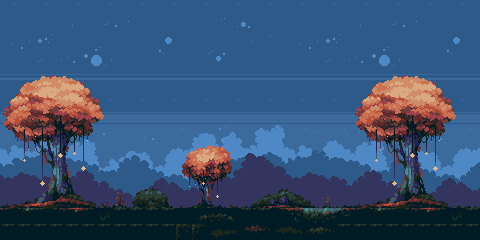

A 2D game scene composited from a Tiled map and its tileset images. What follows is a short description and the map's XML, with each tile layer's data collapsed to a summary:
An orthogonal 30x15 tile map with 16x16 px tiles, 4 tile layers (bg3, bg2, bg1, bg0), 4 tilesets and 4 objects.

<map version="1.4" tiledversion="1.4.3" orientation="orthogonal" renderorder="right-down" width="30" height="15" tilewidth="16" tileheight="16" infinite="0" nextlayerid="10" nextobjectid="16">
 <tileset firstgid="1" source="background_0.tsx" />
 <tileset firstgid="199" source="tileset.tsx" />
 <tileset firstgid="397" source="background_1.tsx" />
 <tileset firstgid="595" source="background_2.tsx" />
 <objectgroup id="5" name="ground">
  <object id="4" x="0" y="208" width="480.5" height="32.5" />
  <object id="10" x="481" y="-22" width="33.5" height="261" />
  <object id="11" x="-27" y="-31.5" width="506.5" height="30.5" />
  <object id="12" x="-27.5" y="-0.5" width="26" height="240.5" />
 </objectgroup>
 <layer id="8" name="bg3" width="30" height="15" locked="1">
  <data>[450 cells, 450 non-empty, 180 distinct tile ids]</data>
 </layer>
 <layer id="9" name="bg2" width="30" height="15" locked="1">
  <data>[450 cells, 133 non-empty, 85 distinct tile ids]</data>
 </layer>
 <layer id="7" name="bg1" width="30" height="15" locked="1">
  <data>[450 cells, 148 non-empty, 72 distinct tile ids]</data>
 </layer>
 <layer id="6" name="bg0" width="30" height="15" locked="1">
  <data>[450 cells, 231 non-empty, 137 distinct tile ids]</data>
 </layer>
</map>
